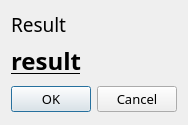
<?xml version="1.0" encoding="UTF-8"?>
<ui version="4.0">
 <class>Dialog</class>
 <widget class="QDialog" name="Dialog">
  <property name="geometry">
   <rect>
    <x>0</x>
    <y>0</y>
    <width>174</width>
    <height>109</height>
   </rect>
  </property>
  <property name="windowTitle">
   <string>Dialog</string>
  </property>
  <layout class="QVBoxLayout" name="verticalLayout">
   <item>
    <layout class="QFormLayout" name="formLayout">
     <item row="0" column="0">
      <widget class="QLabel" name="label">
       <property name="font">
        <font>
         <family>Avenir Next</family>
         <pointsize>14</pointsize>
        </font>
       </property>
       <property name="text">
        <string>Result</string>
       </property>
      </widget>
     </item>
     <item row="1" column="0">
      <widget class="QLabel" name="result">
       <property name="font">
        <font>
         <family>Avenir Next</family>
         <pointsize>18</pointsize>
         <weight>75</weight>
         <bold>true</bold>
         <underline>true</underline>
        </font>
       </property>
       <property name="text">
        <string>result</string>
       </property>
      </widget>
     </item>
    </layout>
   </item>
   <item>
    <widget class="QDialogButtonBox" name="buttonBox">
     <property name="minimumSize">
      <size>
       <width>0</width>
       <height>30</height>
      </size>
     </property>
     <property name="font">
      <font>
       <family>Avenir Next</family>
       <pointsize>10</pointsize>
      </font>
     </property>
     <property name="orientation">
      <enum>Qt::Horizontal</enum>
     </property>
     <property name="standardButtons">
      <set>QDialogButtonBox::Cancel|QDialogButtonBox::Ok</set>
     </property>
    </widget>
   </item>
  </layout>
 </widget>
 <resources/>
 <connections>
  <connection>
   <sender>buttonBox</sender>
   <signal>accepted()</signal>
   <receiver>Dialog</receiver>
   <slot>accept()</slot>
   <hints>
    <hint type="sourcelabel">
     <x>248</x>
     <y>254</y>
    </hint>
    <hint type="destinationlabel">
     <x>157</x>
     <y>274</y>
    </hint>
   </hints>
  </connection>
  <connection>
   <sender>buttonBox</sender>
   <signal>rejected()</signal>
   <receiver>Dialog</receiver>
   <slot>reject()</slot>
   <hints>
    <hint type="sourcelabel">
     <x>316</x>
     <y>260</y>
    </hint>
    <hint type="destinationlabel">
     <x>286</x>
     <y>274</y>
    </hint>
   </hints>
  </connection>
 </connections>
</ui>
